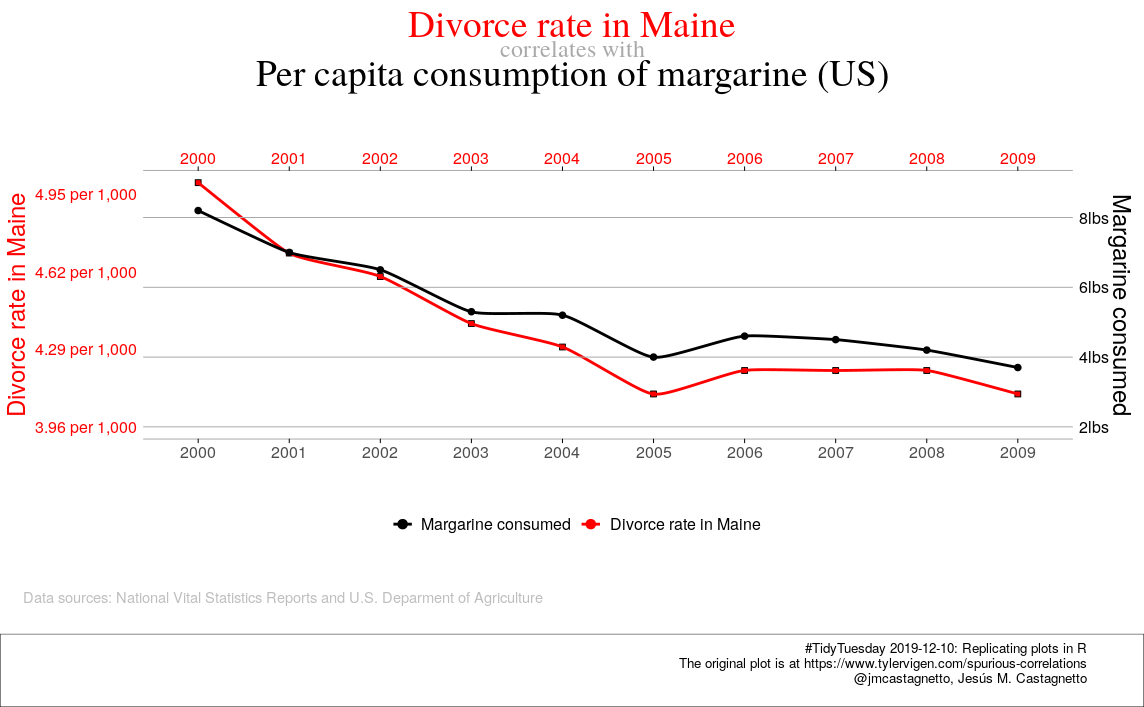

R code for this plot:
# -- New version of a plot from Spurious Correlations,
# https://www.tylervigen.com/spurious-correlations
library(tidyverse)
library(cowplot)
library(ggalt)

# library(dslabs)
# data(divorce_margarine)
# data frame has its last row values switched
# See: https://github.com/rafalab/dslabs/issues/5
divorce_margarine <-
  structure(
    list(
      divorce_rate_maine =
        c(
          0.005, 0.0047, 0.0046, 0.0044, 0.0043,
          0.0041, 0.0042, 0.0042, 0.0042, 0.0041
        ),
      margarine_consumption_per_capita =
        c(8.2, 7, 6.5, 5.3, 5.2,
          4, 4.6, 4.5, 4.2, 3.7),
      year = 2000:2009
    ),
    row.names = c(NA, -10L),
    class = "data.frame"
  )

df <- divorce_margarine %>%
  rename(
    divorce = divorce_rate_maine,
    margarine = margarine_consumption_per_capita
  ) %>%
  mutate(
    divorce = divorce * 1000, # rate per thousand
    year = factor(year, ordered = TRUE)
  )

p1 <- ggplot(df, aes(group = 1, x = year, y = divorce)) +
  geom_point(fill = "red", shape = 22, size = 2) +
  geom_xspline(color = "red", size = 1) +
  scale_x_discrete(
    position = "top"
  ) +
  scale_y_continuous(
    limits = c(3.96, 5.0),
    breaks = seq(3.96, 4.95, .33),
    labels = function(x) {
        sprintf("%.2f per 1,000", x)
      }
  ) +
  labs(
    x = "",
    y = "Divorce rate in Maine"
  ) +
  theme_minimal() +
  theme(
    panel.grid = element_blank(),
    axis.text.x = element_text(size = 12, color = "red"),
    axis.line.x = element_line(color = "darkgrey"),
    axis.title.y = element_text(color = "red", size = 18),
    axis.ticks.x = element_line(),
    axis.text.y = element_text(color = "red",
                               size = 12)
  )

p2 <- ggplot(df, aes(group = 1, x = year, y = margarine)) +
  geom_point(fill = "black", shape = 21, size = 2) +
  geom_xspline(color = "black", size = 1) +
  scale_y_continuous(
    limits = c(2, 9),
    breaks = seq(2, 8, 2),
    labels = function(x) {
      sprintf("%dlbs", x)
    },
    position = "right"
  ) +
  labs(
    x = "",
    y = "Margarine consumed"
  ) +
  theme_minimal() +
  theme(
    panel.grid = element_blank(),
    panel.grid.major.y = element_line(color = "darkgrey"),
    axis.text.x = element_text(size = 12),
    axis.line.x = element_line(color = "darkgrey"),
    axis.title.y = element_text(color = "black", size = 18),
    axis.ticks.x = element_line(),
    axis.text.y = element_text(color = "black",
                               size = 12)
  )
# to extract the legend
df_dummy <- df %>%
  pivot_longer(
    cols = c(divorce, margarine),
    names_to = "series",
    values_to = "value"
  ) %>%
  mutate(
    shape = ifelse(series == "divorce", 22, 21)
  )

p_dummy <- ggplot(df_dummy,
                  aes(
                    x = year,
                    y = value,
                    group = series,
                    color = series,
                    fill = series
                  )) +
  geom_point(shape = df_dummy$shape, size = 3) +
  geom_line(size = 1) +
  labs(fill = "") +
  theme_minimal() +
  scale_color_manual(
    name = "",
    values = c("black", "red"),
    labels = c("Margarine consumed",
               "Divorce rate in Maine"),
    aesthetics = c("color", "fill")
  ) +
  theme(
    panel.border = element_blank(),
    panel.grid = element_blank(),
    legend.position = "bottom",
    legend.text = element_text(size = 12),
  )

legend <- get_legend(p_dummy)

gtext_top <- ggdraw() +
  draw_text(
    text = c(
      "Divorce rate in Maine",
      "correlates with",
      "Per capita consumption of margarine (US)"
    ),
    size = c(
      28, 18, 28
    ),
    color = c(
      "red", "darkgrey", "black"
    ),
    family = "serif",
    y = c(.8, .6, .4),
    x = c(.5, .5, .5)
  ) +
  theme(
    panel.border = element_blank(),
    plot.background = element_rect(fill = "#e6e6e6"),
    plot.margin = unit(rep(0, 4), "cm")
  ) +
  panel_border(color = "white", size = 0, remove = TRUE)

gtext_bottom <- ggdraw() +
  draw_text(
    text = c(
      "#TidyTuesday 2019-12-10: Replicating plots in R",
      "The original plot is at https://www.tylervigen.com/spurious-correlations",
      "@jmcastagnetto, Jesús M. Castagnetto"
    ),
    size = c(
      10, 10, 10
    ),
    color = "black",
    y = c(.8, .6, .4),
    x = .95,
    hjust = 1
  ) +
  theme(
    panel.border = element_blank(),
    plot.background = element_rect(fill = "white"),
    plot.margin = unit(rep(0, 4), "cm")
  )


gtext_caption <- ggdraw() +
  draw_text(
    text = "Data sources: National Vital Statistics Reports and U.S. Deparment of Agriculture",
    color = "gray",
    size = 11,
    x = 0.02,
    hjust = 0
  )

aligned_plots <- align_plots(p1, p2, align="hv", axis="tblr")

scnew_plot <- ggdraw() +
  draw_plot(aligned_plots[[1]]) +
  draw_plot(aligned_plots[[2]])

plot_grid(
  gtext_top, scnew_plot, legend, gtext_caption, gtext_bottom,
  rel_heights = c(.5, 1.5, .3, .3, .3),
  rel_widths = rep(1, 5),
  ncol = 1
)
